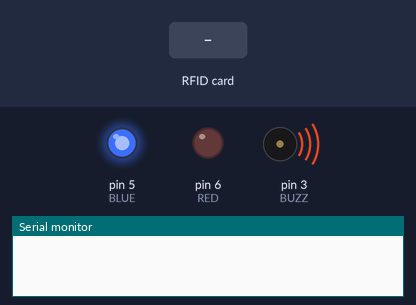
Bench run of a sketch on a simulated Arduino Uno, built with avr-gcc and run on an emulated ATmega328P. Shown: output pins drawn as LEDs (lit = HIGH), buzzer (waves = sounding, pin HIGH), the last lines printed to the serial monitor. Inputs (shaded band) come from the test bench. Pins used as bus, display or sensor lines are not drawn.

Above: at 0.06 s.
At 1.4 s:
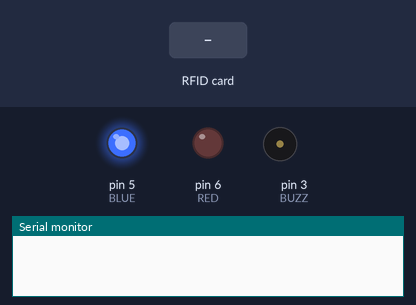
1.5 s: RFID card 5E 7A 19 C4 held to the reader
At 1.63 s:
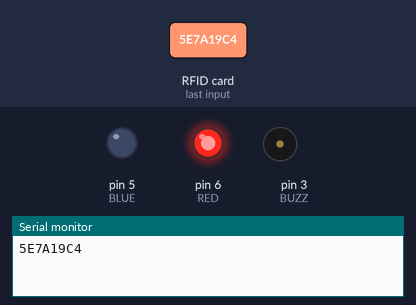
Timing chart, 0 to 4.5 s (numbered marks = the images above; inputs shaded):
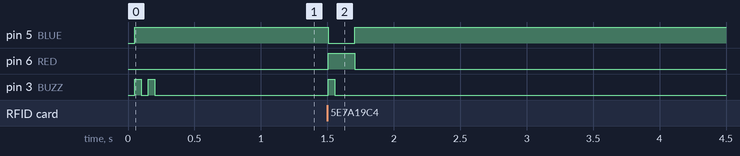

The sketch:

koryopay_reader.ino
```cpp
#include <SPI.h>
#include <MFRC522.h>

MFRC522 rfid(10, 9);
MFRC522::MIFARE_Key key;

byte nuidPICC[4];
int BUZZ = 3;
int BLUE = 5;
int RED  = 6;

void setup() {
  Serial.begin(9600);
  SPI.begin();
  rfid.PCD_Init();

  pinMode(BLUE, OUTPUT);
  pinMode(RED, OUTPUT);
  pinMode(BUZZ, OUTPUT);

  digitalWrite(BLUE, HIGH);
  RunBuzzerDouble();
}

void loop() {
  if (!rfid.PICC_IsNewCardPresent())
    return;

  if (!rfid.PICC_ReadCardSerial())
    return;

  digitalWrite(BLUE, LOW);
  digitalWrite(RED, HIGH);
  for (byte i = 0; i < 4; i++) {
    nuidPICC[i] = rfid.uid.uidByte[i];
  }

  printHex(rfid.uid.uidByte, rfid.uid.size);

  rfid.PICC_HaltA();
  rfid.PCD_StopCrypto1();

  RunBuzzerOnce();
  delay(150);
  digitalWrite(RED, LOW);
  digitalWrite(BLUE, HIGH);
}

void printHex(byte *buffer, byte bufferSize) {
  for (byte i = 0; i < bufferSize; i++) {
    Serial.print(buffer[i] < 0x10 ? "0" : "");
    Serial.print(buffer[i], HEX);
  }
  Serial.println();
}

void RunBuzzerOnce() {
  digitalWrite(BUZZ, HIGH);
  delay(50);
  digitalWrite(BUZZ, LOW);
}

void RunBuzzerDouble() {
  digitalWrite(BUZZ, HIGH);
  delay(50);
  digitalWrite(BUZZ, LOW);
  delay(50);
  digitalWrite(BUZZ, HIGH);
  delay(50);
  digitalWrite(BUZZ, LOW);
}
```

Measured:
- after the input at 1.5 s, pin 5 (BLUE): HIGH → LOW at once, → HIGH 0.20 s later; pin 6 (RED): LOW → HIGH at once, → LOW 0.20 s later; pin 3 (BUZZ): LOW → HIGH at once, → LOW 0.05 s later
